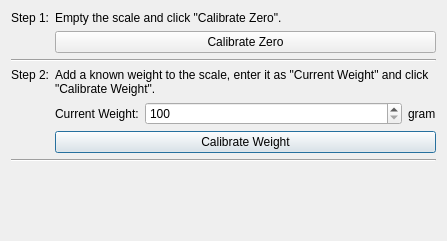
<?xml version="1.0" encoding="UTF-8"?>
<ui version="4.0">
 <class>Calibration</class>
 <widget class="QDialog" name="Calibration">
  <property name="geometry">
   <rect>
    <x>0</x>
    <y>0</y>
    <width>447</width>
    <height>241</height>
   </rect>
  </property>
  <property name="windowTitle">
   <string>Load Cell Calibration</string>
  </property>
  <layout class="QVBoxLayout" name="verticalLayout">
   <item>
    <layout class="QGridLayout" name="gridLayout">
     <item row="4" column="2">
      <widget class="QSpinBox" name="spin_weight">
       <property name="sizePolicy">
        <sizepolicy hsizetype="Expanding" vsizetype="Fixed">
         <horstretch>0</horstretch>
         <verstretch>0</verstretch>
        </sizepolicy>
       </property>
       <property name="minimum">
        <number>100</number>
       </property>
       <property name="maximum">
        <number>1000000000</number>
       </property>
       <property name="singleStep">
        <number>100</number>
       </property>
      </widget>
     </item>
     <item row="5" column="1" colspan="3">
      <widget class="QPushButton" name="button_weight">
       <property name="text">
        <string>Calibrate Weight</string>
       </property>
      </widget>
     </item>
     <item row="1" column="1" colspan="3">
      <widget class="QPushButton" name="button_zero">
       <property name="text">
        <string>Calibrate Zero</string>
       </property>
      </widget>
     </item>
     <item row="4" column="3">
      <widget class="QLabel" name="label_3">
       <property name="text">
        <string>gram</string>
       </property>
      </widget>
     </item>
     <item row="0" column="0">
      <widget class="QLabel" name="label_step1">
       <property name="text">
        <string>Step 1:</string>
       </property>
       <property name="alignment">
        <set>Qt::AlignLeading|Qt::AlignLeft|Qt::AlignTop</set>
       </property>
      </widget>
     </item>
     <item row="0" column="1" colspan="3">
      <widget class="QLabel" name="label_6">
       <property name="text">
        <string>Empty the scale and click &quot;Calibrate Zero&quot;.</string>
       </property>
       <property name="wordWrap">
        <bool>true</bool>
       </property>
      </widget>
     </item>
     <item row="3" column="0">
      <widget class="QLabel" name="label_step2">
       <property name="text">
        <string>Step 2:</string>
       </property>
       <property name="alignment">
        <set>Qt::AlignLeading|Qt::AlignLeft|Qt::AlignTop</set>
       </property>
      </widget>
     </item>
     <item row="3" column="1" colspan="3">
      <widget class="QLabel" name="label_7">
       <property name="text">
        <string>Add a known weight to the scale, enter it as &quot;Current Weight&quot; and click &quot;Calibrate Weight&quot;.</string>
       </property>
       <property name="wordWrap">
        <bool>true</bool>
       </property>
      </widget>
     </item>
     <item row="2" column="0" colspan="4">
      <widget class="Line" name="line">
       <property name="orientation">
        <enum>Qt::Horizontal</enum>
       </property>
      </widget>
     </item>
     <item row="7" column="1" colspan="3">
      <widget class="QLabel" name="label_status">
       <property name="text">
        <string>&lt;status&gt;</string>
       </property>
       <property name="wordWrap">
        <bool>true</bool>
       </property>
      </widget>
     </item>
     <item row="6" column="0" colspan="4">
      <widget class="Line" name="line_2">
       <property name="orientation">
        <enum>Qt::Horizontal</enum>
       </property>
      </widget>
     </item>
     <item row="4" column="1">
      <widget class="QLabel" name="label_2">
       <property name="text">
        <string>Current Weight:</string>
       </property>
      </widget>
     </item>
    </layout>
   </item>
   <item>
    <spacer name="verticalSpacer">
     <property name="orientation">
      <enum>Qt::Vertical</enum>
     </property>
     <property name="sizeHint" stdset="0">
      <size>
       <width>20</width>
       <height>15</height>
      </size>
     </property>
    </spacer>
   </item>
  </layout>
 </widget>
 <tabstops>
  <tabstop>button_zero</tabstop>
  <tabstop>spin_weight</tabstop>
  <tabstop>button_weight</tabstop>
 </tabstops>
 <resources/>
 <connections/>
</ui>
